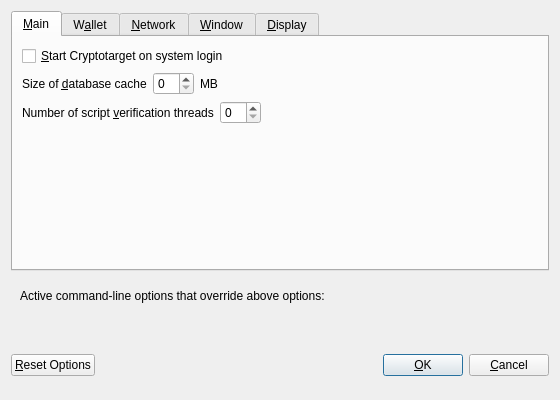
<?xml version="1.0" encoding="UTF-8"?>
<ui version="4.0">
 <class>OptionsDialog</class>
 <widget class="QDialog" name="OptionsDialog">
  <property name="geometry">
   <rect>
    <x>0</x>
    <y>0</y>
    <width>560</width>
    <height>400</height>
   </rect>
  </property>
  <property name="windowTitle">
   <string>Options</string>
  </property>
  <property name="modal">
   <bool>true</bool>
  </property>
  <layout class="QVBoxLayout" name="verticalLayout">
   <item>
    <widget class="QTabWidget" name="tabWidget">
     <property name="currentIndex">
      <number>0</number>
     </property>
     <widget class="QWidget" name="tabMain">
      <attribute name="title">
       <string>&amp;Main</string>
      </attribute>
      <layout class="QVBoxLayout" name="verticalLayout_Main">
       <item>
        <widget class="QCheckBox" name="cryptotargetAtStartup">
         <property name="toolTip">
          <string>Automatically start Cryptotarget after logging in to the system.</string>
         </property>
         <property name="text">
          <string>&amp;Start Cryptotarget on system login</string>
         </property>
        </widget>
       </item>
       <item>
        <layout class="QHBoxLayout" name="horizontalLayout_2_Main">
         <item>
          <widget class="QLabel" name="databaseCacheLabel">
           <property name="text">
            <string>Size of &amp;database cache</string>
           </property>
           <property name="textFormat">
            <enum>Qt::PlainText</enum>
           </property>
           <property name="buddy">
            <cstring>databaseCache</cstring>
           </property>
          </widget>
         </item>
         <item>
          <widget class="QSpinBox" name="databaseCache"/>
         </item>
         <item>
          <widget class="QLabel" name="databaseCacheUnitLabel">
           <property name="text">
            <string>MB</string>
           </property>
           <property name="textFormat">
            <enum>Qt::PlainText</enum>
           </property>
          </widget>
         </item>
         <item>
          <spacer name="horizontalSpacer_2_Main">
           <property name="orientation">
            <enum>Qt::Horizontal</enum>
           </property>
           <property name="sizeHint" stdset="0">
            <size>
             <width>40</width>
             <height>20</height>
            </size>
           </property>
          </spacer>
         </item>
        </layout>
       </item>
       <item>
        <layout class="QHBoxLayout" name="horizontalLayout_3_Main">
         <item>
          <widget class="QLabel" name="threadsScriptVerifLabel">
           <property name="text">
            <string>Number of script &amp;verification threads</string>
           </property>
           <property name="textFormat">
            <enum>Qt::PlainText</enum>
           </property>
           <property name="buddy">
            <cstring>threadsScriptVerif</cstring>
           </property>
          </widget>
         </item>
         <item>
          <widget class="QSpinBox" name="threadsScriptVerif">
           <property name="toolTip">
            <string>(0 = auto, &lt;0 = leave that many cores free)</string>
           </property>
          </widget>
         </item>
         <item>
          <spacer name="horizontalSpacer_3_Main">
           <property name="orientation">
            <enum>Qt::Horizontal</enum>
           </property>
           <property name="sizeHint" stdset="0">
            <size>
             <width>40</width>
             <height>20</height>
            </size>
           </property>
          </spacer>
         </item>
        </layout>
       </item>
       <item>
        <spacer name="verticalSpacer_Main">
         <property name="orientation">
          <enum>Qt::Vertical</enum>
         </property>
         <property name="sizeHint" stdset="0">
          <size>
           <width>20</width>
           <height>40</height>
          </size>
         </property>
        </spacer>
       </item>
      </layout>
     </widget>
     <widget class="QWidget" name="tabWallet">
      <attribute name="title">
       <string>W&amp;allet</string>
      </attribute>
      <layout class="QVBoxLayout" name="verticalLayout_Wallet">
       <item>
        <widget class="QLabel" name="transactionFeeInfoLabel">
         <property name="text">
          <string>Optional transaction fee per kB that helps make sure your transactions are processed quickly. Most transactions are 1 kB.</string>
         </property>
         <property name="textFormat">
          <enum>Qt::PlainText</enum>
         </property>
         <property name="wordWrap">
          <bool>true</bool>
         </property>
        </widget>
       </item>
       <item>
        <layout class="QHBoxLayout" name="horizontalLayout_1_Wallet">
         <item>
          <widget class="QLabel" name="transactionFeeLabel">
           <property name="text">
            <string>Pay transaction &amp;fee</string>
           </property>
           <property name="textFormat">
            <enum>Qt::PlainText</enum>
           </property>
           <property name="buddy">
            <cstring>transactionFee</cstring>
           </property>
          </widget>
         </item>
         <item>
          <widget class="CryptotargetAmountField" name="transactionFee"/>
         </item>
         <item>
          <spacer name="horizontalSpacer_1_Wallet">
           <property name="orientation">
            <enum>Qt::Horizontal</enum>
           </property>
           <property name="sizeHint" stdset="0">
            <size>
             <width>40</width>
             <height>20</height>
            </size>
           </property>
          </spacer>
         </item>
        </layout>
       </item>
       <item>
        <spacer name="verticalSpacer_Wallet">
         <property name="orientation">
          <enum>Qt::Vertical</enum>
         </property>
         <property name="sizeHint" stdset="0">
          <size>
           <width>20</width>
           <height>40</height>
          </size>
         </property>
        </spacer>
       </item>
       <item>
        <widget class="QGroupBox" name="groupBox">
         <property name="title">
          <string>Expert</string>
         </property>
         <layout class="QVBoxLayout" name="verticalLayout_2">
          <item>
           <widget class="QCheckBox" name="coinControlFeatures">
            <property name="toolTip">
             <string>Whether to show coin control features or not.</string>
            </property>
            <property name="text">
             <string>Enable coin &amp;control features</string>
            </property>
           </widget>
          </item>
          <item>
           <widget class="QCheckBox" name="spendZeroConfChange">
            <property name="toolTip">
             <string>If you disable the spending of unconfirmed change, the change from a transaction cannot be used until that transaction has at least one confirmation. This also affects how your balance is computed.</string>
            </property>
            <property name="text">
             <string>&amp;Spend unconfirmed change</string>
            </property>
           </widget>
          </item>
         </layout>
        </widget>
       </item>
      </layout>
     </widget>
     <widget class="QWidget" name="tabNetwork">
      <attribute name="title">
       <string>&amp;Network</string>
      </attribute>
      <layout class="QVBoxLayout" name="verticalLayout_Network">
       <item>
        <widget class="QCheckBox" name="mapPortUpnp">
         <property name="toolTip">
          <string>Automatically open the Cryptotarget client port on the router. This only works when your router supports UPnP and it is enabled.</string>
         </property>
         <property name="text">
          <string>Map port using &amp;UPnP</string>
         </property>
        </widget>
       </item>
       <item>
        <widget class="QCheckBox" name="connectSocks">
         <property name="toolTip">
          <string>Connect to the Cryptotarget network through a SOCKS proxy.</string>
         </property>
         <property name="text">
          <string>&amp;Connect through SOCKS proxy (default proxy):</string>
         </property>
        </widget>
       </item>
       <item>
        <layout class="QHBoxLayout" name="horizontalLayout_1_Network">
         <item>
          <widget class="QLabel" name="proxyIpLabel">
           <property name="text">
            <string>Proxy &amp;IP:</string>
           </property>
           <property name="textFormat">
            <enum>Qt::PlainText</enum>
           </property>
           <property name="buddy">
            <cstring>proxyIp</cstring>
           </property>
          </widget>
         </item>
         <item>
          <widget class="QValidatedLineEdit" name="proxyIp">
           <property name="minimumSize">
            <size>
             <width>140</width>
             <height>0</height>
            </size>
           </property>
           <property name="maximumSize">
            <size>
             <width>140</width>
             <height>16777215</height>
            </size>
           </property>
           <property name="toolTip">
            <string>IP address of the proxy (e.g. IPv4: 127.0.0.1 / IPv6: ::1)</string>
           </property>
          </widget>
         </item>
         <item>
          <widget class="QLabel" name="proxyPortLabel">
           <property name="text">
            <string>&amp;Port:</string>
           </property>
           <property name="textFormat">
            <enum>Qt::PlainText</enum>
           </property>
           <property name="buddy">
            <cstring>proxyPort</cstring>
           </property>
          </widget>
         </item>
         <item>
          <widget class="QLineEdit" name="proxyPort">
           <property name="minimumSize">
            <size>
             <width>55</width>
             <height>0</height>
            </size>
           </property>
           <property name="maximumSize">
            <size>
             <width>55</width>
             <height>16777215</height>
            </size>
           </property>
           <property name="toolTip">
            <string>Port of the proxy (e.g. 9050)</string>
           </property>
          </widget>
         </item>
         <item>
          <widget class="QLabel" name="socksVersionLabel">
           <property name="text">
            <string>SOCKS &amp;Version:</string>
           </property>
           <property name="textFormat">
            <enum>Qt::PlainText</enum>
           </property>
           <property name="buddy">
            <cstring>socksVersion</cstring>
           </property>
          </widget>
         </item>
         <item>
          <widget class="QValueComboBox" name="socksVersion">
           <property name="toolTip">
            <string>SOCKS version of the proxy (e.g. 5)</string>
           </property>
          </widget>
         </item>
         <item>
          <spacer name="horizontalSpacer_1_Network">
           <property name="orientation">
            <enum>Qt::Horizontal</enum>
           </property>
           <property name="sizeHint" stdset="0">
            <size>
             <width>40</width>
             <height>20</height>
            </size>
           </property>
          </spacer>
         </item>
        </layout>
       </item>
       <item>
        <spacer name="verticalSpacer_Network">
         <property name="orientation">
          <enum>Qt::Vertical</enum>
         </property>
         <property name="sizeHint" stdset="0">
          <size>
           <width>20</width>
           <height>40</height>
          </size>
         </property>
        </spacer>
       </item>
      </layout>
     </widget>
     <widget class="QWidget" name="tabWindow">
      <attribute name="title">
       <string>&amp;Window</string>
      </attribute>
      <layout class="QVBoxLayout" name="verticalLayout_Window">
       <item>
        <widget class="QCheckBox" name="minimizeToTray">
         <property name="toolTip">
          <string>Show only a tray icon after minimizing the window.</string>
         </property>
         <property name="text">
          <string>&amp;Minimize to the tray instead of the taskbar</string>
         </property>
        </widget>
       </item>
       <item>
        <widget class="QCheckBox" name="minimizeOnClose">
         <property name="toolTip">
          <string>Minimize instead of exit the application when the window is closed. When this option is enabled, the application will be closed only after selecting Quit in the menu.</string>
         </property>
         <property name="text">
          <string>M&amp;inimize on close</string>
         </property>
        </widget>
       </item>
       <item>
        <spacer name="verticalSpacer_Window">
         <property name="orientation">
          <enum>Qt::Vertical</enum>
         </property>
         <property name="sizeHint" stdset="0">
          <size>
           <width>20</width>
           <height>40</height>
          </size>
         </property>
        </spacer>
       </item>
      </layout>
     </widget>
     <widget class="QWidget" name="tabDisplay">
      <attribute name="title">
       <string>&amp;Display</string>
      </attribute>
      <layout class="QVBoxLayout" name="verticalLayout_Display">
       <item>
        <layout class="QHBoxLayout" name="horizontalLayout_1_Display">
         <item>
          <widget class="QLabel" name="langLabel">
           <property name="text">
            <string>User Interface &amp;language:</string>
           </property>
           <property name="textFormat">
            <enum>Qt::PlainText</enum>
           </property>
           <property name="buddy">
            <cstring>lang</cstring>
           </property>
          </widget>
         </item>
         <item>
          <widget class="QValueComboBox" name="lang">
           <property name="toolTip">
            <string>The user interface language can be set here. This setting will take effect after restarting Cryptotarget.</string>
           </property>
          </widget>
         </item>
        </layout>
       </item>
 
       <item>
        <widget class="QCheckBox" name="displayAddresses">
         <property name="toolTip">
          <string>Whether to show Cryptotarget addresses in the transaction list or not.</string>
         </property>
         <property name="text">
          <string>&amp;Display addresses in transaction list</string>
         </property>
        </widget>
       </item>
       <item>
        <layout class="QHBoxLayout" name="horizontalLayout_3_Display">
         <item>
          <widget class="QLabel" name="thirdPartyTxUrlsLabel">
           <property name="toolTip">
            <string>Third party URLs (e.g. a block explorer) that appear in the transactions tab as context menu items. %s in the URL is replaced by transaction hash. Multiple URLs are separated by vertical bar |.</string>
           </property>
           <property name="text">
            <string>Third party transaction URLs</string>
           </property>
           <property name="buddy">
            <cstring>thirdPartyTxUrls</cstring>
           </property>
          </widget>
         </item>
         <item>
          <widget class="QLineEdit" name="thirdPartyTxUrls">
           <property name="toolTip">
            <string>Third party URLs (e.g. a block explorer) that appear in the transactions tab as context menu items. %s in the URL is replaced by transaction hash. Multiple URLs are separated by vertical bar |.</string>
           </property>
          </widget>
         </item>
        </layout>
       </item>
       <item>
        <spacer name="verticalSpacer_Display">
         <property name="orientation">
          <enum>Qt::Vertical</enum>
         </property>
         <property name="sizeHint" stdset="0">
          <size>
           <width>20</width>
           <height>40</height>
          </size>
         </property>
        </spacer>
       </item>
      </layout>
     </widget>
    </widget>
   </item>
   <item>
    <widget class="QFrame" name="frame">
     <layout class="QVBoxLayout" name="verticalLayout_Bottom">
      <item>
       <layout class="QHBoxLayout" name="horizontalLayout_Bottom">
        <item>
         <widget class="QLabel" name="overriddenByCommandLineInfoLabel">
          <property name="text">
           <string>Active command-line options that override above options:</string>
          </property>
          <property name="textFormat">
           <enum>Qt::PlainText</enum>
          </property>
         </widget>
        </item>
        <item>
         <spacer name="horizontalSpacer_Bottom">
          <property name="orientation">
           <enum>Qt::Horizontal</enum>
          </property>
          <property name="sizeHint" stdset="0">
           <size>
            <width>40</width>
            <height>20</height>
           </size>
          </property>
         </spacer>
        </item>
       </layout>
      </item>
      <item>
       <widget class="QLabel" name="overriddenByCommandLineLabel">
        <property name="text">
         <string/>
        </property>
        <property name="textFormat">
         <enum>Qt::PlainText</enum>
        </property>
        <property name="wordWrap">
         <bool>true</bool>
        </property>
       </widget>
      </item>
     </layout>
    </widget>
   </item>
   <item>
    <layout class="QHBoxLayout" name="horizontalLayout_Buttons">
     <item>
      <widget class="QPushButton" name="resetButton">
       <property name="toolTip">
        <string>Reset all client options to default.</string>
       </property>
       <property name="text">
        <string>&amp;Reset Options</string>
       </property>
       <property name="autoDefault">
        <bool>false</bool>
       </property>
      </widget>
     </item>
     <item>
      <spacer name="horizontalSpacer_1">
       <property name="orientation">
        <enum>Qt::Horizontal</enum>
       </property>
       <property name="sizeHint" stdset="0">
        <size>
         <width>40</width>
         <height>48</height>
        </size>
       </property>
      </spacer>
     </item>
     <item>
      <widget class="QLabel" name="statusLabel">
       <property name="minimumSize">
        <size>
         <width>200</width>
         <height>0</height>
        </size>
       </property>
       <property name="font">
        <font>
         <weight>75</weight>
         <bold>true</bold>
        </font>
       </property>
       <property name="text">
        <string/>
       </property>
       <property name="textFormat">
        <enum>Qt::PlainText</enum>
       </property>
       <property name="wordWrap">
        <bool>true</bool>
       </property>
      </widget>
     </item>
     <item>
      <spacer name="horizontalSpacer_2">
       <property name="orientation">
        <enum>Qt::Horizontal</enum>
       </property>
       <property name="sizeHint" stdset="0">
        <size>
         <width>40</width>
         <height>48</height>
        </size>
       </property>
      </spacer>
     </item>
     <item>
      <widget class="QPushButton" name="okButton">
       <property name="text">
        <string>&amp;OK</string>
       </property>
      </widget>
     </item>
     <item>
      <widget class="QPushButton" name="cancelButton">
       <property name="text">
        <string>&amp;Cancel</string>
       </property>
       <property name="autoDefault">
        <bool>false</bool>
       </property>
      </widget>
     </item>
    </layout>
   </item>
  </layout>
 </widget>
 <customwidgets>
  <customwidget>
   <class>CryptotargetAmountField</class>
   <extends>QLineEdit</extends>
   <header>cryptotargetamountfield.h</header>
   <container>1</container>
  </customwidget>
  <customwidget>
   <class>QValidatedLineEdit</class>
   <extends>QLineEdit</extends>
   <header>qvalidatedlineedit.h</header>
  </customwidget>
  <customwidget>
   <class>QValueComboBox</class>
   <extends>QComboBox</extends>
   <header>qvaluecombobox.h</header>
  </customwidget>
 </customwidgets>
 <resources/>
 <connections/>
</ui>
